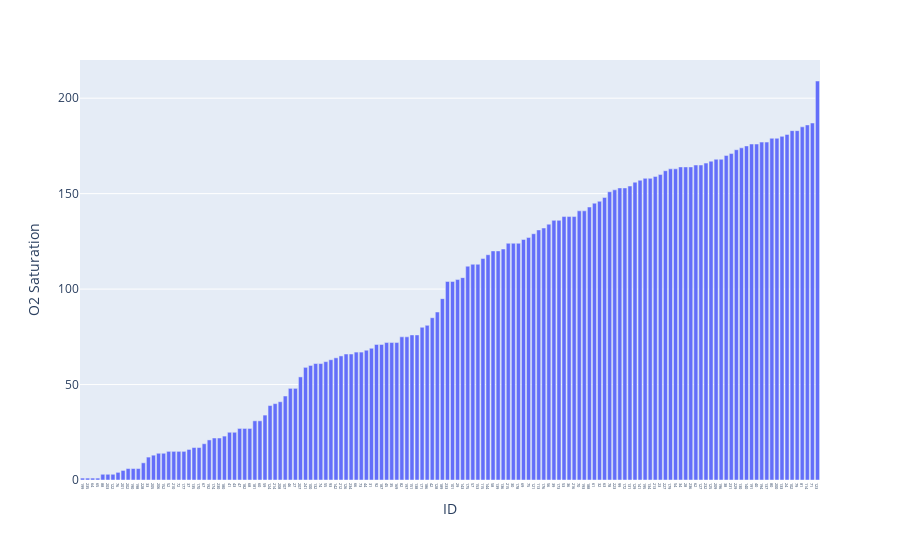

Notebook source saved alongside this figure:
### Code cell
# Bar plot of count of O2 measurements per ID using plotly
import plotly.express as px

df_o2_sat_count = df.groupby(["ID"]).count().reset_index()
# Sort by count of FEV1 measurements
df_o2_sat_count = df_o2_sat_count.sort_values(by="O2 Saturation")
fig = px.bar(df_o2_sat_count, x="ID", y="O2 Saturation")
# Reduce x axis label font size
fig.update_layout(xaxis_tickfont_size=4)
fig.show()

### Figure 1 — Plotly figure (JSON) as saved in the notebook; plotly's stock layout.template omitted (floating-point values rounded to 4 significant figures; data arrays with more than 128 entries replaced by an {"elided": "..."} marker saying what was removed)
{"data": [{"alignmentgroup": "True", "hovertemplate": "ID=%{x}<br>O2 Saturation=%{y}<extra></extra>", "legendgroup": "", "marker": {"color": "#636efa", "pattern": {"shape": ""}}, "name": "", "offsetgroup": "", "orientation": "v", "showlegend": false, "textposition": "auto", "type": "bar", "x": {"elided": "146 str values"}, "xaxis": "x", "y": {"elided": "146 int values"}, "yaxis": "y"}], "layout": {"barmode": "relative", "legend": {"tracegroupgap": 0}, "margin": {"t": 60}, "xaxis": {"anchor": "y", "domain": [0, 1], "tickfont": {"size": 4}, "title": {"text": "ID"}}, "yaxis": {"anchor": "x", "domain": [0, 1], "title": {"text": "O2 Saturation"}}}}
